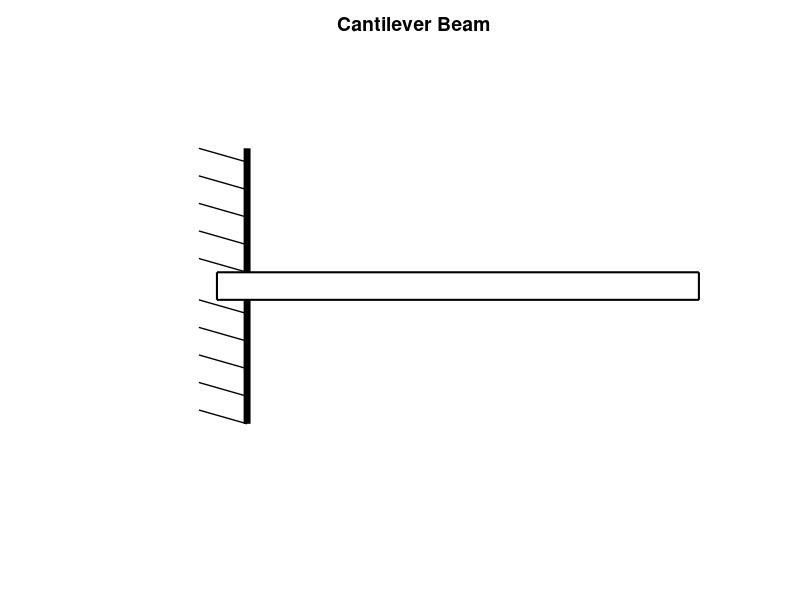

MATLAB code to generate this figure: (Note: this script raises an error after producing the figure.)
%Generates image for level 3 cantilever beam problems
%Created by Stecia-Marie Fletcher for the continuation of the project ,'Intoducing e-learning
%environments to the Biomedical Engineering Programme', supervised by Dr. Pilar 
%Garcia Souto for the purposes of the module, Mechanics and Materials
%UCL Department: Medical Physics and Bioengineering
%Date: 17/09/14
%version 1.0

l=randi([15,20]);
L=l*10;

%Plotting the beam

x1=0;
x2=L+L/15;

%Ploting a vertical line

a=plot([L/15,L/15],[-1,-0.1],'Color','black','linewidth',5);

hold on

plot([L/15,L/15],[1,0.1],'Color','black','linewidth',5);

%Plotting a beam

rectangle('Position',[x1,-0.1,x2,0.2],'LineWidth',1.5);

%Axis restrictions and title

axis([-L/4 x2+10 -1.8 1.75]);

title('Cantilever Beam','FontSize',14, 'FontWeight','bold');

axis off

%Plotting the sloped lines indicating the rigidity of the vertical wall (in
%keeping with cantilever beams in notes)

for c=0.2:0.2:1
    plot([-L/25,L/15],[c,c-0.1],'Color','black','linewidth',1);
end

for d=-0.9:0.2:-0.1
    plot([-L/25,L/15],[d,d-0.1],'Color','black','linewidth',1);
end

%Plotting and labelling the reaction forces

arrow([L/30,-1.3],[L/30,-0.15],'LineWidth',2) %Reaction force at boundary

text(-2,-1.25,'R','Fontsize',14,'FontWeight','bold') %Label reaction force at boundary

rectangle('Position',[-L/5,-0.15,L/8,0.3],'Curvature',[1,1],'LineWidth',1.5); %Moment circle

arrow([-L/9,-0.15],[-L/9 + 1,-0.15],'LineWidth',2) %Moment arrow

text(-L/6,0.3,'M','Fontsize',14,'FontWeight','bold') %Moment label

%Indicating the length of the beam on the plot

a1=L/15; %Starting point of measured beam
a2=L+L/15; %End point of measured beam
%Measured beam does not include beam length to the left of the barrier

a3=a1+(a1+a2)/2; %Midpoint of measured beam

plot([a2,a2],[-0.1,-1.5],'Linestyle','--','linewidth',2,'Color','black');

arrow([a3,-1.5],[a1,-1.5],'LineWidth',2); %Draws l.h.s. of arrow
arrow([a3,-1.5],[a2,-1.5],'LineWidth',2); %Draws r.h.s. of arrow

L_in_m=L/100; %length in meters

Length_label=strcat(num2str(L_in_m),'m');

a4=a1+(a1+a2)/3;

text(a4,-1.6,Length_label,'fontsize',14,'fontweight','bold');

%Indicating level

rectangle('Position',[L-5*L/20+5,1.5,L/20,0.1],'Curvature',[1,1],'LineWidth',1.5,'FaceColor','y');
rectangle('Position',[L-4*L/20+5,1.5,L/20,0.1],'Curvature',[1,1],'LineWidth',1.5,'FaceColor','y');
rectangle('Position',[L-3*L/20+5,1.5,L/20,0.1],'Curvature',[1,1],'LineWidth',1.5,'FaceColor','y');
rectangle('Position',[L-2*L/20+5,1.5,L/20,0.1],'Curvature',[1,1],'LineWidth',1.5);
rectangle('Position',[L-L/20+5,1.5,L/20,0.1],'Curvature',[1,1],'LineWidth',1.5);

text(a3-5,1.55,'Level 3','fontsize',14,'fontweight','bold'); %Level 3 label

%Showing x direction

arrow([0,-1.75],[L/5,-1.75],'linewidth',2);

text(L/5+L/40,-1.75,'x','Fontsize',14,'fontweight','bold');

%Indicating x=0 position

arrow([L/15,1.3],[L/15,1.05],'LineWidth',2) 

text(L/15-L/30,1.35,'x=0','Fontsize',12,'fontweight','bold');

%Plotting 1st distributed load

e1=randi([2,round(l/4)]);
E1=e1*10; 
yr=0.12;
hr=0.2;

Position_E1=a1+E1; %Position of ist end of distributed load

length_load=randi([4,round(l/4)]);
Length_Load=length_load*10;

Position_E2=Position_E1+Length_Load; %Position of second end of distributed load

rectangle('Position',[Position_E1,yr,Length_Load,hr],'LineWidth',2,'EdgeColor','r','FaceColor','g');

%Labelling distributed load

w=randi([15,50]);
W=w*10;
Weight_label=strcat(num2str(W),'N');

text(Position_E1+(Length_Load/3),0.2,Weight_label,'fontsize',12,'fontweight','bold');

%Plotting 2nd distributed load

e3=randi([e1+length_load+1,l-5]);
E3=e3*10;
yr2=0.12;
hr2=0.2;

Position_E3=a1+E3; %Position of 1st end of 2nd distributed load

length_load_2=randi([4,round(l/4)]);
Length_Load_2=length_load*10;

Position_E4=Position_E3+Length_Load_2; %Position of 2nd end of 2nd distributed load

rectangle('Position',[Position_E3,yr2,Length_Load_2,hr2],'LineWidth',2,'EdgeColor','r','FaceColor','g');

%Labelling 2nd distributed load

w2=randi([15,50]);
W2=w2*10;
Weight_label_2=strcat(num2str(W2),'N');

text(Position_E3+(Length_Load_2)/3,0.2,Weight_label_2,'fontsize',12,'fontweight','bold');

%Indication of positions of the ends of the 1st distributed load w.r.t x=0

%For E1

b1=a1; %Starting point of measured position
b2=Position_E1; %End point of measured position

b3=(b1+b2)/2; %Midpoint

arrow([b3,-0.2],[b1,-0.2],'LineWidth',2); %Draws l.h.s. of arrow
arrow([b3,-0.2],[b2,-0.2],'LineWidth',2); %Draws r.h.s. of arrow

E1_in_m=E1/100; %Measured position of first end in m

E1_label=strcat(num2str(E1_in_m),'m');

b4=b1+(b1+b2)/4;

text(b4,-0.3,E1_label,'fontsize',14,'fontweight','bold');

%For E2

plot([Position_E2,Position_E2],[0.1,-0.5],'Linestyle','--','linewidth',2,'Color','black');

b1_2=a1; %Starting point of measured position
b2_2=Position_E2; %End point of measured position

b3_2=b1_2+(b1_2+b2_2)/2; %Midpoint 

arrow([b3_2,-0.5],[b1_2,-0.5],'LineWidth',2); %Draws l.h.s. of arrow
arrow([b3_2,-0.5],[b2_2,-0.5],'LineWidth',2); %Draws r.h.s. of arrow

E2_in_m=(E1+Length_Load)/100; %Measured position of second load in m 

E2_label=strcat(num2str(E2_in_m),'m');

b4_2=b1_2+(b1_2+b2_2)/3;

text(b4_2,-0.6,E2_label,'fontsize',14,'fontweight','bold');

%Indication of positions of ends of the 2nd distibuted load w.r.t. x=0

%For E3

plot([Position_E3,Position_E3],[0.1,-0.8],'Linestyle','--','linewidth',2,'Color','black');

d1=a1; %Starting point of measured position
d2=Position_E3; %End point of measured position

d3=(d1+d2)/3; %Midpoint

arrow([d3,-0.8],[d1,-0.8],'LineWidth',2); %Draws l.h.s. of arrow
arrow([d3,-0.8],[d2,-0.8],'LineWidth',2); %Draws r.h.s. of arrow

E3_in_m=E3/100; %Measured position of first end in m

E3_label=strcat(num2str(E3_in_m),'m');

d4=d1+(d1+d2)/4;

text(d4,-0.9,E3_label,'fontsize',14,'fontweight','bold');

%For E4

plot([L/15,L/15],[-1,-1.5],'Linestyle','--','linewidth',2,'Color','black');
plot([Position_E4,Position_E4],[0.1,-1.1],'Linestyle','--','linewidth',2,'Color','black');

d1_2=a1; %Starting point of measured position
d2_2=Position_E4; %End point of measured position

d3_2=(d1_2+d2_2)/2; %Midpoint 

arrow([d3_2,-1.1],[d1_2,-1.1],'LineWidth',2); %Draws l.h.s. of arrow
arrow([b3_2,-1.1],[d2_2,-1.1],'LineWidth',2); %Draws r.h.s. of arrow

E4_in_m=(E3+Length_Load_2)/100; %Measured position of second load in m 

E4_label=strcat(num2str(E4_in_m),'m');

d4_2=d1_2+(d1_2+d2_2)/3;

text(d4_2,-1.2,E4_label,'fontsize',14,'fontweight','bold');

%Plotting positions A, B, C, D, E and F

text(a1+1,0.2,'A','fontsize',14,'fontweight','bold');
text(b2-5,0.4,'B','fontsize',14,'fontweight','bold');
text(b2_2,0.4,'C','fontsize',14,'fontweight','bold');
text(d2-5,0.4,'D','fontsize',14,'fontweight','bold');
text(d2_2,0.4,'E','fontsize',14,'fontweight','bold');
text(a2,0.2,'F','fontsize',14,'fontweight','bold');

imgname=strcat('level3a','.jpg');

saveas(a,imgname);

hold off

%Plotting the equivalent free body diagram

%Plotting the beam

x1=0;
x2=L+L/15;

%Ploting a vertical line

b=plot([L/15,L/15],[-1,-0.1],'Color','black','linewidth',5);

hold on

plot([L/15,L/15],[1,0.1],'Color','black','linewidth',5);

%Plotting a beam

rectangle('Position',[x1,-0.1,x2,0.2],'LineWidth',1.5);

%Axis restrictions and title

axis([-L/4 x2+10 -1.75 1.75]);

title('Equivalent Free Body Diagram','FontSize',14, 'FontWeight','bold');

axis off

%Plotting the sloped lines indicating the rigidity of the vertical wall (in
%keeping with cantilever beams in notes)

for c=0.2:0.2:1
    plot([-L/25,L/15],[c,c-0.1],'Color','black','linewidth',1);
end

for d=-0.9:0.2:-0.1
    plot([-L/25,L/15],[d,d-0.1],'Color','black','linewidth',1);
end

%Plotting and labelling the reaction forces

arrow([L/30,-1.3],[L/30,-0.15],'LineWidth',2) %Reaction force at boundary

text(-2,-1.25,'R','Fontsize',14,'FontWeight','bold') %Label reaction force at boundary

rectangle('Position',[-L/5,-0.15,L/8,0.3],'Curvature',[1,1],'LineWidth',1.5); %Moment circle

arrow([-L/9,-0.15],[-L/9 + 1,-0.15],'LineWidth',2) %Moment arrow

text(-L/6,0.3,'M','Fontsize',14,'FontWeight','bold') %Moment label

%Indicating the length of the beam on the plot

a1=L/15; %Starting point of measured beam
a2=L+L/15; %End point of measured beam
%Measured beam does not include beam length to the left of the barrier

a3=(a1+a2)/2; %Midpoint of measured beam

plot([a2,a2],[-0.1,-1],'Linestyle','--','linewidth',2,'Color','black');

arrow([a3,-1],[a1,-1],'LineWidth',2); %Draws l.h.s. of arrow
arrow([a3,-1],[a2,-1],'LineWidth',2); %Draws r.h.s. of arrow

L_in_m=L/100; %length in meters

Length_label=strcat(num2str(L_in_m),'m');

a4=a1+(a1+a2)/3;

text(a4,-1.1,Length_label,'fontsize',14,'fontweight','bold');

%Plotting  1st equivalent point load

Position=(Position_E1+Position_E2)/2; %Position of point load

P=Position-a1; %measured position of point load

P_in_m=P/100; %measured position in m

arrow([Position,0.75],[Position,0.1],'LineWidth',3)

text(Position-L/30,0.85,Weight_label,'fontsize',14,'fontweight','bold') %labelling weight of the point load

%Plotting 2nd equivalent point load

Position2=(Position_E3+Position_E4)/2; %Position of point load

P2=Position2-a1; %measured position of point load

P2_in_m=P2/100; %measured position in m

arrow([Position2,0.75],[Position2,0.1],'LineWidth',3)

text(Position2-L/30,0.85,Weight_label_2,'fontsize',14,'fontweight','bold') %labelling weight of the point load

%Indicating distance of  1st point load from position x=0

c1=a1; %Starting point of measured position
c2=Position; %End point of measured position

c3=c1+(c1+c2)/2; %Midpoint 

arrow([c3,-0.2],[c1,-0.2],'LineWidth',2); %Draws l.h.s. of arrow
arrow([c3,-0.2],[c2,-0.2],'LineWidth',2); %Draws r.h.s. of arrow

Position_label=strcat(num2str(P_in_m),'m');

c4=c1+(c1+c2)/4;

text(c4,-0.3,Position_label,'fontsize',14,'fontweight','bold');

%Indicating distance of 2nd point load from position x=0

f1=a1; %Starting point of measured position
f2=Position2; %End point of measured position

f3=f1+(f1+f2)/2; %Midpoint 

plot([f2,f2],[-0.1,-0.5],'Linestyle','--','linewidth',2,'Color','black');

arrow([f3,-0.5],[f1,-0.5],'LineWidth',2); %Draws l.h.s. of arrow
arrow([f3,-0.5],[f2,-0.5],'LineWidth',2); %Draws r.h.s. of arrow

Position2_label=strcat(num2str(P2_in_m),'m');

f4=f1+(f1+f2)/4;

text(f4,-0.6,Position2_label,'fontsize',14,'fontweight','bold');

imgname2=strcat('level3b','.jpg');

saveas(b,imgname2);

hold off

%Plotting the SFD

R=W+W2;

%By taking moments about A

M=(E1_in_m+E2_in_m)*W/2+(E3_in_m+E4_in_m)*W2/2;

SFA=R;
SFB=R;
SFC=R-W;
SFD=SFC;
SFE=0;
SFF=0;

SF=plot([0,0],[0,R],'linewidth',4,'Color','red');

hold on

plot([0,E1_in_m],[R,R],'linewidth',3,'Color','red');
plot([E1_in_m,E2_in_m],[R,SFC],'linewidth',3,'Color','red');
plot([E2_in_m,E3_in_m],[SFC,SFD],'linewidth',3,'Color','red');
plot([E3_in_m,E4_in_m],[SFD,SFE],'linewidth',3,'Color','red');
plot([E4_in_m,L_in_m],[0,0],'linewidth',3,'Color','red');

%Axes and titles

axis([0 L_in_m+0.1 0 R+R/5]);

title('Shear Force Diagram','FontSize',14, 'FontWeight','bold');

ylabel('Shear Force (N)','Fontsize',12,'FontWeight','bold');

xlabel('Displacement (m)','Fontsize',12,'FontWeight','bold');

shearforce=strcat('shearforce_level3','.jpg');

saveas(SF,shearforce);

hold off

%Plotting the bending moment diagram

BMA=-M;
BMB=-W*(E2_in_m-E1_in_m)/2-W2*((E3_in_m+E4_in_m)/2-E1_in_m);
BMC=-W2*((E3_in_m+E4_in_m)/2-E2_in_m);
BMD=-W2*(E4_in_m-E3_in_m)/2;
BME=0;
BMF=0;

%1st segment

BM=plot([0,E1_in_m],[BMA,BMB],'linewidth',3,'Color','red');

hold on

%2nd segment

mbc=(SFC-SFB)/(E2_in_m-E1_in_m);
cbc=-1*(mbc*E2_in_m);

xbc=(E1_in_m:0.01:E2_in_m);

%When x=E1, y=BMB
abc=BMB-(mbc*E1_in_m^2/2+cbc*E1_in_m);

ybc=mbc.*(xbc.^2)/2 + cbc.*xbc +abc;

plot(xbc,ybc,'linewidth',3,'Color','red');

%3rd segment

plot([E2_in_m,E3_in_m],[BMC,BMD],'linewidth',3,'Color','red');

%4th segment

mde=(SFE-SFD)/(E4_in_m-E3_in_m);
cde=-1*(mde*E4_in_m);

xde=(E3_in_m:0.01:E4_in_m);

%When x=E3, y=BMD
ade=BMD-(mde*E3_in_m^2/2+cde*E3_in_m);

yde=mde.*(xde.^2)/2 + cde.*xde +ade;

plot(xde,yde,'linewidth',3,'Color','red');

%5th segment

plot([E4_in_m,L_in_m],[BME,BMF],'linewidth',3,'Color','red');

%Axes and titles

axis([0 L_in_m -M 0]);

title('Bending Moment Diagram','FontSize',14, 'FontWeight','bold');

ylabel('Bending Moment (N.m)','Fontsize',12,'FontWeight','bold');

xlabel('Displacement (m)','Fontsize',12,'FontWeight','bold');

bendingmoment=strcat('bendingmoment_level1','.jpg');

saveas(BM,bendingmoment);

hold off
